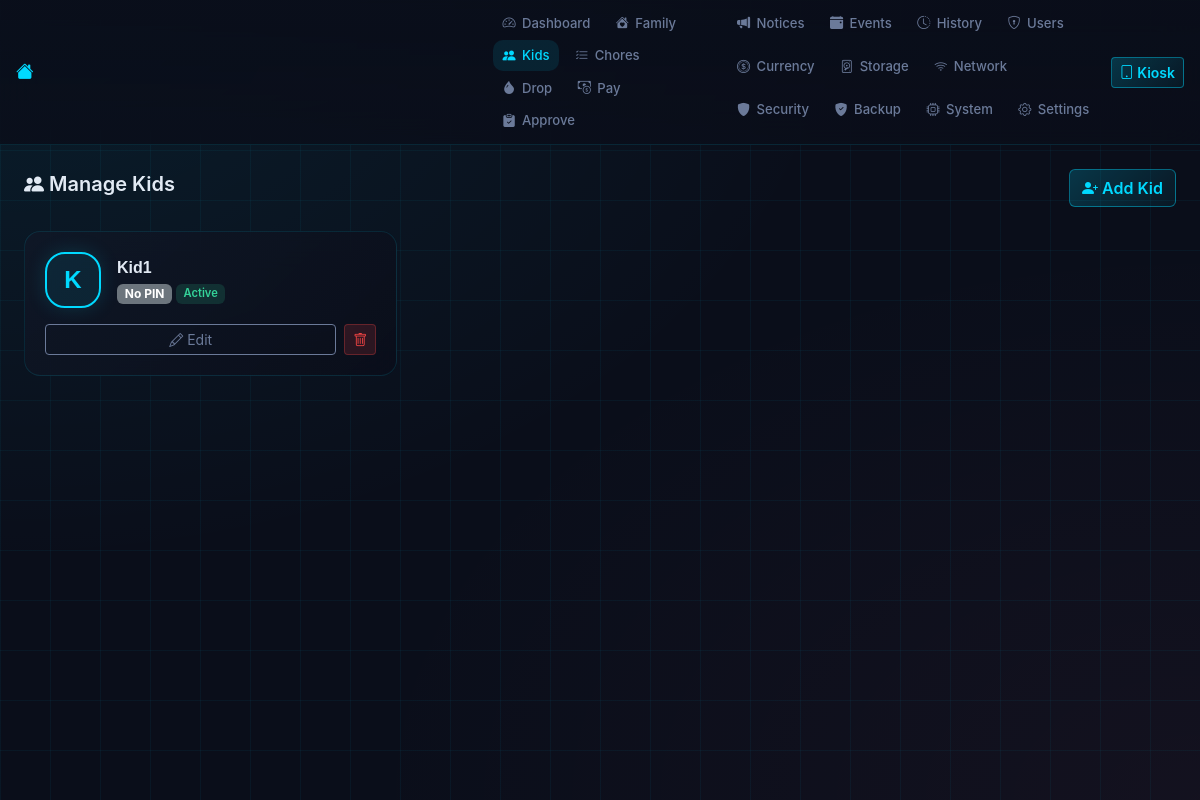
The app's page /kids (signed in) with its own data.
### tables this page shows
CREATE TABLE users (
    id INTEGER PRIMARY KEY AUTOINCREMENT,
    name TEXT NOT NULL,
    surname TEXT,
    nickname TEXT,
    username TEXT UNIQUE,
    email TEXT UNIQUE,
    password_hash TEXT,
    role TEXT NOT NULL DEFAULT 'parent',
    pin TEXT,
    photo_path TEXT,
    color TEXT NOT NULL DEFAULT '#00d9ff',
    date_of_birth TEXT,
    status TEXT NOT NULL DEFAULT 'active',
    is_active INTEGER NOT NULL DEFAULT 1,
    created_at TEXT NOT NULL DEFAULT (datetime('now'))
);

### app.py (the view)
@app.route('/kids')
@login_required(roles=['admin', 'parent'])
def manage_kids():
    children = db_module.get_children()
    return render_template('kids.html', children=children)

### app.py (called while the page is built)
def login_required(roles=None):
    def decorator(f):
        @wraps(f)
        def wrapper(*args, **kwargs):
            if not db_module.is_setup_complete():
                return redirect(url_for('setup'))
            uid = session.get('user_id')
            if not uid:
                return redirect(url_for('login'))
            user = db_module.get_user(uid)
            if not user or not user['is_active']:
                session.clear()
                return redirect(url_for('login'))
            if roles and user['role'] not in roles:
                abort(403)
            g.user = user
            return f(*args, **kwargs)
        return wrapper
    return decorator

### db.py (called while the page is built)
def get_db():
    from flask import g
    if 'db' not in g:
        os.makedirs(os.path.dirname(DB_PATH), exist_ok=True)
        g.db = sqlite3.connect(DB_PATH)
        g.db.row_factory = sqlite3.Row
        g.db.execute("PRAGMA journal_mode=WAL")
        g.db.execute("PRAGMA foreign_keys=ON")
    return g.db

def is_setup_complete():
    conn = sqlite3.connect(DB_PATH)
    conn.row_factory = sqlite3.Row
    user = conn.execute("SELECT id FROM users WHERE role='admin' LIMIT 1").fetchone()
    conn.close()
    return user is not None

def get_user(user_id):
    db = get_db()
    return db.execute("SELECT * FROM users WHERE id=?", (user_id,)).fetchone()

def get_children():
    db = get_db()
    return db.execute("SELECT * FROM users WHERE role='child' AND is_active=1 ORDER BY name").fetchall()

def get_setting(key, default=None):
    db = get_db()
    row = db.execute("SELECT value FROM settings WHERE key=?", (key,)).fetchone()
    return row['value'] if row else default

def get_currency_settings():
    return {
        'token_name': get_setting('currency_token_name', 'Widgets'),
        'token_singular': get_setting('currency_token_singular', 'Widget'),
        'token_plural': get_setting('currency_token_plural', 'Widgets'),
        'token_logo': get_setting('currency_token_logo', ''),
        'token_logo_type': get_setting('currency_token_logo_type', 'emoji'),
        'token_emoji': get_setting('currency_token_emoji', '\U0001fa9f'),
        'gbp_value': float(get_setting('currency_gbp_value', '0.01') or '0.01'),
    }

### templates/kids.html (shortened to what this page needs)
{% extends 'base.html' %}
{% from 'macros.html' import nav %}
{% block body %}
{{ nav(active='kids') }}
<div class="container-fluid px-3 px-lg-4 py-4">
  <div class="d-flex justify-content-between align-items-center mb-4">
    <h2 class="fh-page-title"><i class="bi bi-people-fill"></i> Manage Kids</h2>
    <button class="btn fh-btn-cyan" data-bs-toggle="modal" data-bs-target="#addKidModal">
      <i class="bi bi-person-plus-fill"></i> Add Kid
    </button>
  </div>
  <div class="row g-3">
    {% for child in children %}
    <div class="col-12 col-sm-6 col-lg-4">
      <div class="fh-card fh-kid-manage-card">
        <div class="d-flex align-items-center gap-3 mb-3">
          <div class="fh-kid-photo" style="width:56px;height:56px;border-color: {{ child['color'] }};">
            {% if child['photo_path'] %}
              <img src="/static/{{ child['photo_path'] }}" alt="{{ child['name'] }}">
            {% else %}
              <span class="fh-kid-initial" style="font-size:1.5rem;color: {{ child['color'] }};">{{ child['name'][0]|upper }}</span>
            {% endif %}
          </div>
          <div>
            <div class="fh-kid-manage-name">{{ child['name'] }}</div>
            <div class="d-flex gap-1 flex-wrap mt-1">
              {% if child['pin'] %}
              <span class="badge bg-info"><i class="bi bi-key-fill"></i> PIN</span>
              {% else %}
              <span class="badge bg-secondary">No PIN</span>
              {% endif %}
              <span class="badge fh-status-badge fh-status-{{ child['status'] }}">{{ child['status'] }}</span>
            </div>
          </div>
        </div>
        <div class="d-flex gap-2">
          <a href="{{ url_for('edit_kid', kid_id=child['id']) }}" class="btn btn-sm fh-btn-outline flex-fill">
            <i class="bi bi-pencil"></i> Edit
          </a>
          {% if g.user['role'] == 'admin' %}
          <form method="POST" action="{{ url_for('delete_kid', kid_id=child['id']) }}" onsubmit="return confirm('Delete {{ child['name'] }}? All their history will be removed.')">
            <button class="btn btn-sm fh-btn-danger" title="Delete"><i class="bi bi-trash"></i></button>
          </form>
          {% endif %}
        </div>
      </div>
    </div>
    {% else %}
    <div class="col-12 text-center text-muted py-5">
      <i class="bi bi-people fs-1 d-block mb-2"></i>
      <p>No kids yet. Click "Add Kid" to get started.</p>
    </div>
    {% endfor %}
  </div>
</div>
{% endblock %}

### static/css/family-hub.css (style rules this page uses)
:root { --fh-bg: #0a0e1a; --fh-panel: #111827; --fh-panel-light: #1a2438; --fh-border: var(--fh-accent-12); --fh-border-hover: var(--fh-accent-30); --fh-text: #e2eaf4; --fh-text-muted: #6b7a99; --fh-cyan: #00d9ff; --fh-gold: #fbbf24; --fh-green: #34d399; --fh-pink: #ff6b9d; --fh-danger: #ef4444; --fh-accent-05: color-mix(in srgb, var(--fh-cyan) 5%, transparent); --fh-accent-08: color-mix(in srgb, var(--fh-cyan) 8%, transparent); --fh-accent-10: color-mix(in srgb, var(--fh-cyan) 10%, transparent); --fh-accent-12: color-mix(in srgb, var(--fh-cyan) 12%, transparent); --fh-accent-15: color-mix(in srgb, var(--fh-cyan) 15%, transparent); --fh-accent-20: color-mix(in srgb, var(--fh-cyan) 20%, transparent); --fh-accent-25: color-mix(in srgb, var(--fh-cyan) 25%, transparent); --fh-accent-30: color-mix(in srgb, var(--fh-cyan) 30%, transparent); --fh-accent-40: color-mix(in srgb, var(--fh-cyan) 40%, transparent); --fh-accent-60: color-mix(in srgb, var(--fh-cyan) 60%, transparent); --fh-panel-grad-a: rgba(17, 24, 39, 0.8); --fh-panel-grad-b: rgba(10, 14, 26, 0.9); }
* { -webkit-tap-highlight-color: transparent; }
body { background: var(--fh-bg); color: var(--fh-text); font-family: 'Inter', system-ui, -apple-system, sans-serif; min-height: 100vh; -webkit-user-select: none; user-select: none; }
.fh-card { background: linear-gradient(135deg, rgba(17, 24, 39, 0.8), rgba(10, 14, 26, 0.9)); border: 1px solid var(--fh-border); border-radius: 16px; backdrop-filter: blur(20px); overflow: hidden; }
.fh-page-title { font-family: 'Orbitron', 'Inter', sans-serif; font-weight: 600; font-size: 1.25rem; color: var(--fh-text); }
.fh-btn-cyan { background: linear-gradient(135deg, var(--fh-accent-20), var(--fh-accent-05)); border: 1px solid var(--fh-accent-40); color: var(--fh-cyan); font-weight: 600; transition: all 0.2s; }
.fh-btn-outline { background: transparent; border: 1px solid var(--fh-text-muted); color: var(--fh-text-muted); transition: all 0.2s; }
.fh-btn-danger { background: rgba(239, 68, 68, 0.15); border: 1px solid rgba(239, 68, 68, 0.3); color: var(--fh-danger); transition: all 0.2s; }
.fh-kid-photo { width: 96px; height: 96px; border-radius: 20px; overflow: hidden; border: 2px solid var(--fh-cyan); box-shadow: 0 0 20px var(--fh-accent-15); display: flex; align-items: center; justify-content: center; background: var(--fh-accent-08); }
.fh-kid-initial { font-family: 'Orbitron', sans-serif; font-size: 2rem; font-weight: 700; color: var(--fh-cyan); }
.fh-kid-manage-card { padding: 1.25rem; }
.fh-kid-manage-name { font-family: 'Orbitron', sans-serif; font-weight: 600; font-size: 1rem; color: var(--fh-text); }
.flex-fill { flex: 1; }
.fh-status-badge { font-size: 0.7rem; text-transform: capitalize; font-weight: 600; }
.fh-status-active.fh-status-badge { background: rgba(52, 211, 153, 0.15); color: var(--fh-green); }

### records on screen
users: name "K", name "Kid1", status "Active"
